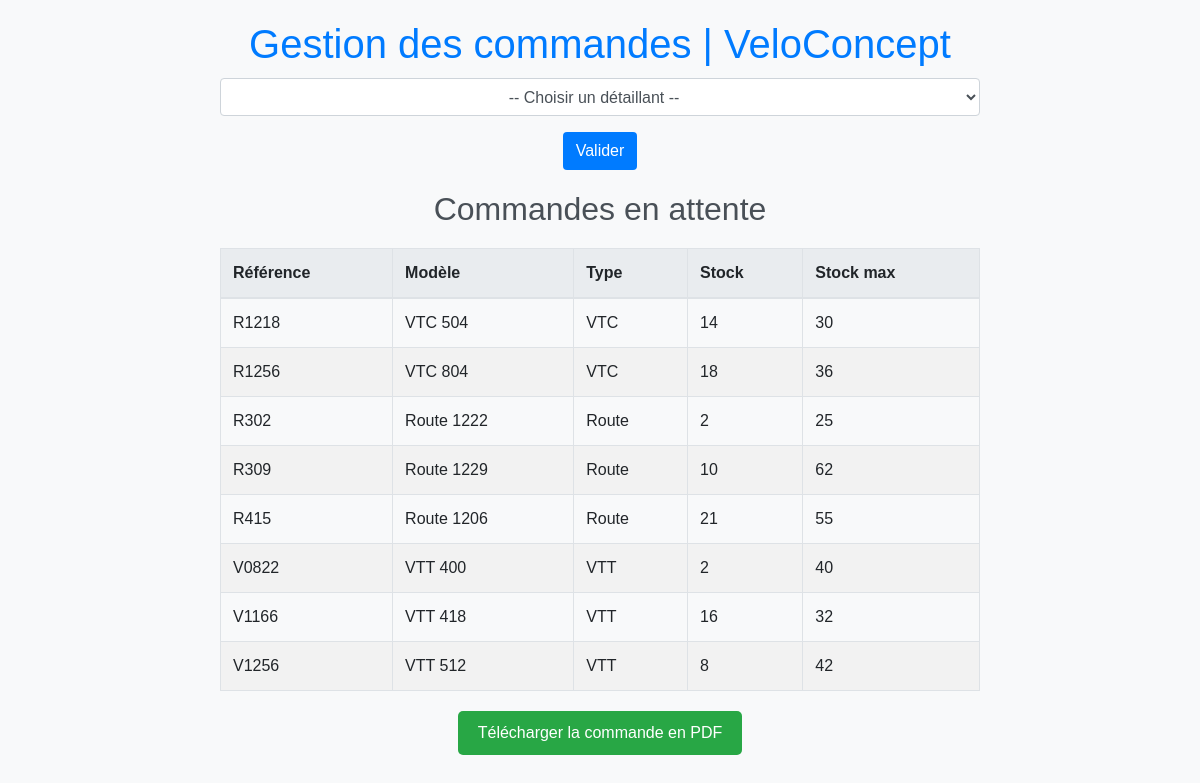
The page / on the database its author committed.
### tables this page shows
CREATE TABLE IF NOT EXISTS `produit` (
  `reference` varchar(10) NOT NULL,
  `modele` varchar(40) NOT NULL,
  `type` varchar(20) NOT NULL,
  `stockqte` int(11) NOT NULL,
  `stockmaxi` int(11) NOT NULL,
  PRIMARY KEY (`reference`)
);

### controllers/CommandeController.php (called while the page is built, shortened)
<?php
require_once 'models/CommandeModel.php';
class CommandeController
{
    private $model;
    public function __construct()
    {
        $this->model = new CommandeModel();
    }
    public function afficherCommandes()
    {
        $commandesAttente = $this->model->getCommandesEnAttente();
        require_once 'views/commandeView.php';
    }
}

### models/CommandeModel.php (called while the page is built, shortened)
<?php
class CommandeModel
{
    private $conn;
    public function __construct()
    {
        $this->conn = new mysqli("localhost", "root", "", "veloconcept");
    }
    public function getCommandesEnAttente()
    {
        $sql = "SELECT p.reference, p.modele, p.type, p.stockqte, p.stockmaxi FROM produit p";
        $result = $this->conn->query($sql);
        return $result->fetch_all(MYSQLI_ASSOC);
    }
}
?>

### views/commandeView.php (the view, shortened to what this page needs)
<?php require_once "models/CommandeModel.php"; ?>
<!DOCTYPE html>
<html lang="fr">
<head>
    <link href="https://stackpath.bootstrapcdn.com/bootstrap/4.5.2/css/bootstrap.min.css" rel="stylesheet">
    <link href="css/style.css" rel="stylesheet">
</head>
<body>
    <div class="container">
        <h1>Gestion des commandes | VeloConcept</h1>
        <form method="post" action="">
            <div class="form-group">
                <select name="detaillant" id="detaillant" class="form-control">
                    <option value="">-- Choisir un détaillant --</option>
                </select>
            </div>
            <button type="submit" name="submit" class="btn btn-custom">Valider</button>
        </form>
        <h2>Commandes en attente</h2>
        <table class="table table-bordered">
            <thead>
                <tr>
                    <th>Référence</th>
                    <th>Modèle</th>
                    <th>Type</th>
                    <th>Stock</th>
                    <th>Stock max</th>
                </tr>
            </thead>
            <tbody>
                <?php foreach ($commandesAttente as $commande): ?>
                    <tr>
                        <td><?php echo htmlspecialchars($commande['reference']); ?></td>
                        <td><?php echo htmlspecialchars($commande['modele']); ?></td>
                        <td><?php echo htmlspecialchars($commande['type']); ?></td>
                        <td><?php echo htmlspecialchars($commande['stockqte']); ?></td>
                        <td><?php echo htmlspecialchars($commande['stockmaxi']); ?></td>
                    </tr>
                <?php endforeach; ?>
            </tbody>
        </table>
        <button id="download-pdf-btn" class="btn btn-green">Télécharger la commande en PDF</button>
    </div>
</body>
</html>

### index.php
<?php
require_once 'controllers/CommandeController.php';
$controller = new CommandeController();
if (isset($_POST['submit'])) {
    $detaillant = $_POST['detaillant'];
    $controller->afficherCommandes($detaillant);
} else {
    $controller->afficherCommandes();
}
?>

### css/style.css (style rules this page uses)
body { font-family: Arial, sans-serif; background-color: #f8f9fa; color: #343a40; margin: 0; padding: 0; }
.container { max-width: 800px; margin: auto; padding: 20px; }
h1 { text-align: center; color: #007bff; }
h2 { color: #495057; text-align: center; }
form { margin-bottom: 20px; }
select, input[type='submit'] { margin-top: 10px; }
table { width: 100%; margin-top: 20px; border-collapse: collapse; }
table, th, td { border: 1px solid #dee2e6; }
th, td { padding: 12px; text-align: left; }
th { background-color: #e9ecef; }
tr:nth-child(even) { background-color: #f2f2f2; }
.btn-custom { background-color: #007bff; color: white; display: block; margin: 0 auto; text-align: center; }
.btn-green { background-color: #28a745; color: white; display: block; margin: 20px auto; text-align: center; padding: 10px 20px; border: none; border-radius: 5px; font-size: 16px; }
.form-control { text-align: center; }

### rows shown on the page
produit: reference "R1218", modele "VTC 504", type "VTC", stockqte "14", stockmaxi "30"
produit: reference "R1256", modele "VTC 804", type "VTC", stockqte "18", stockmaxi "36"
produit: reference "R302", modele "Route 1222", type "Route", stockqte "2", stockmaxi "25"
produit: reference "R309", modele "Route 1229", type "Route", stockqte "10", stockmaxi "62"
produit: reference "R415", modele "Route 1206", type "Route", stockqte "21", stockmaxi "55"
produit: reference "V0822", modele "VTT 400", type "VTT", stockqte "2", stockmaxi "40"
produit: reference "V1166", modele "VTT 418", type "VTT", stockqte "16", stockmaxi "32"
produit: reference "V1256", modele "VTT 512", type "VTT", stockqte "8", stockmaxi "42"
